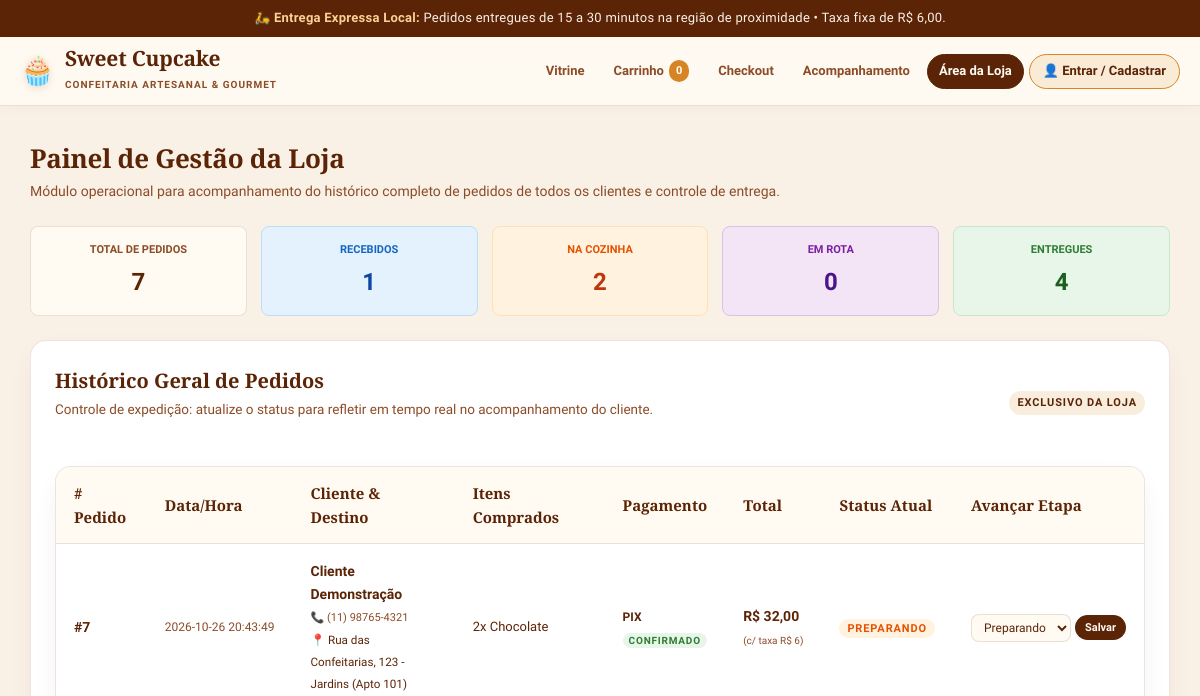
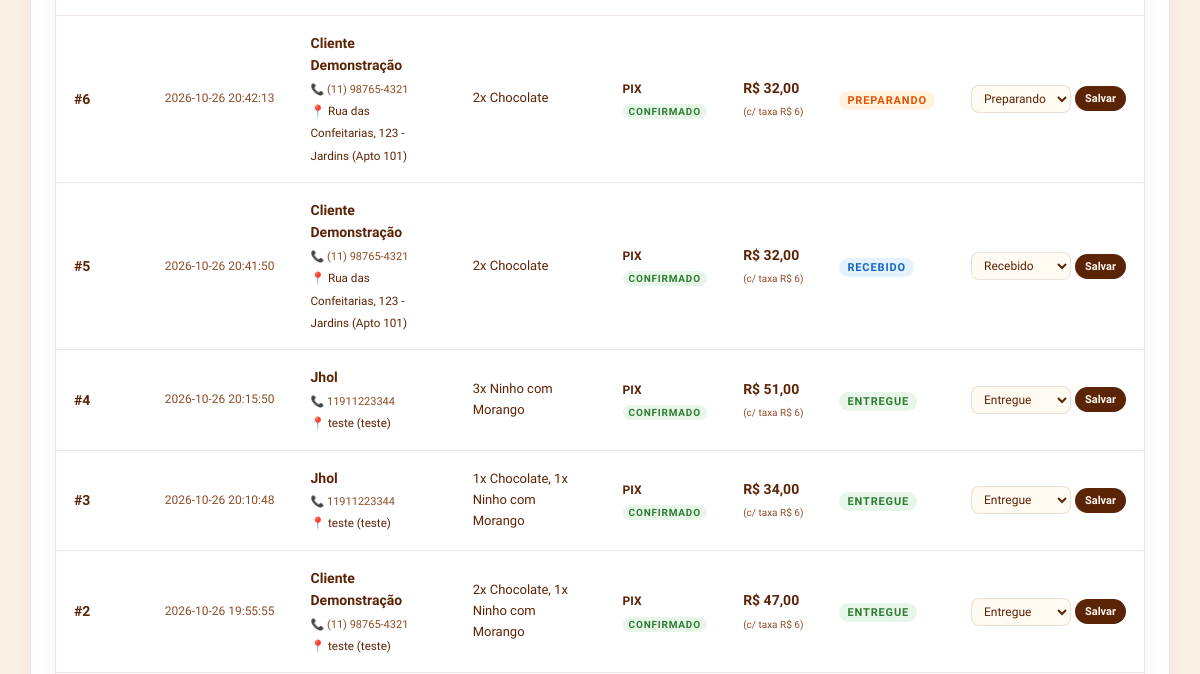
/operador (upper part), run on an earlier commit of the app's database (2 pictures, top to bottom).
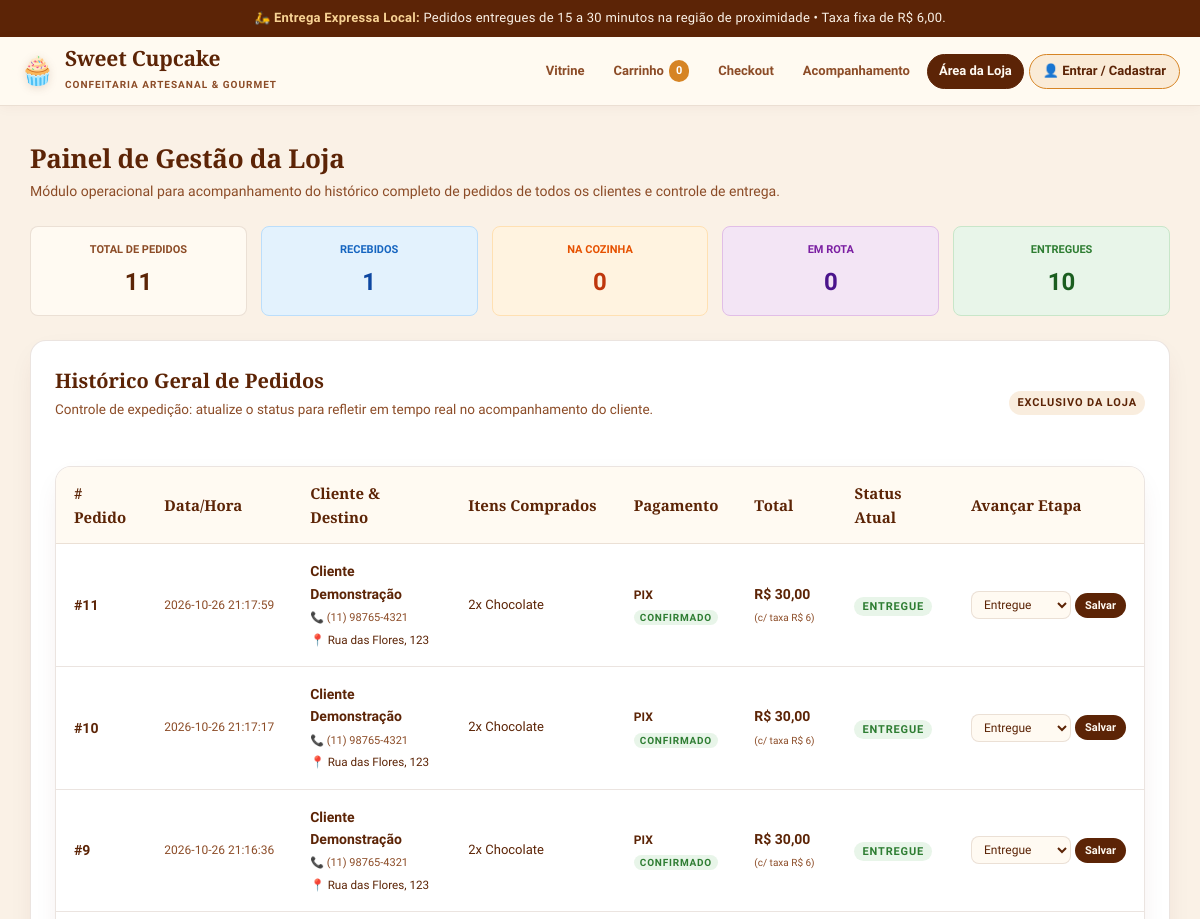
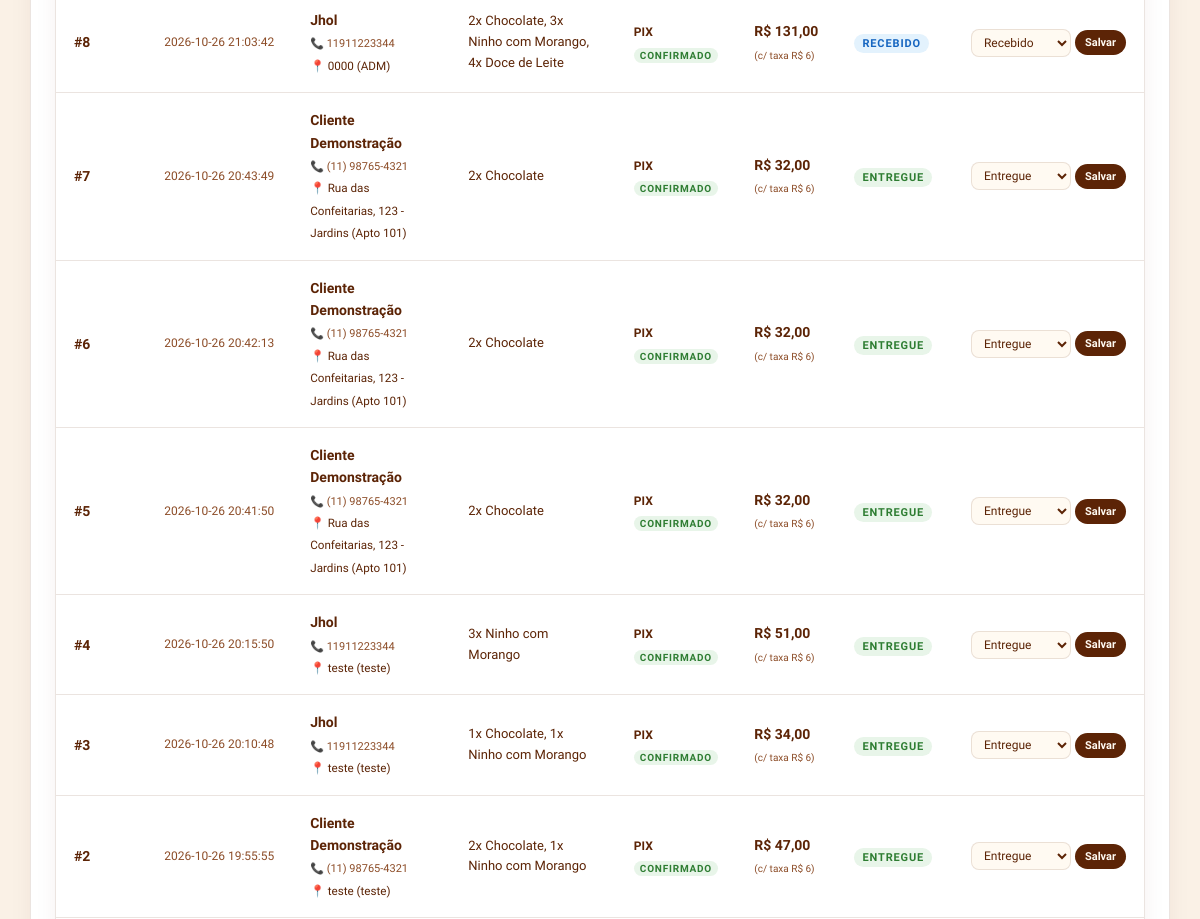
And on a later commit of the database (2 pictures, top to bottom).
### tables this page shows
CREATE TABLE pedidos (
    id INTEGER PRIMARY KEY AUTOINCREMENT,
    cliente_id INTEGER NOT NULL,
    data_pedido DATETIME DEFAULT CURRENT_TIMESTAMP,
    valor_produtos DECIMAL(10, 2) NOT NULL CHECK (valor_produtos >= 0),
    taxa_entrega DECIMAL(10, 2) NOT NULL DEFAULT 6.00 CHECK (taxa_entrega >= 0),
    valor_total DECIMAL(10, 2) NOT NULL CHECK (valor_total > 0),
    forma_pagamento VARCHAR(20) NOT NULL CHECK (forma_pagamento IN ('PIX', 'CARTAO_CREDITO')),
    status_pagamento VARCHAR(20) NOT NULL DEFAULT 'PENDENTE' CHECK (status_pagamento IN ('PENDENTE', 'CONFIRMADO', 'RECUSADO')),
    status_entrega VARCHAR(20) NOT NULL DEFAULT 'RECEBIDO' CHECK (status_entrega IN ('RECEBIDO', 'PREPARANDO', 'EM_ROTA', 'ENTREGUE')),
    endereco_entrega VARCHAR(255) NOT NULL,
    prazo_estimado VARCHAR(30) DEFAULT '15 a 30 minutos',
    observacoes TEXT,
    FOREIGN KEY (cliente_id) REFERENCES clientes(id) ON DELETE RESTRICT
);

CREATE TABLE clientes (
    id INTEGER PRIMARY KEY AUTOINCREMENT,
    nome VARCHAR(100) NOT NULL,
    email VARCHAR(120) NOT NULL UNIQUE,
    senha_hash VARCHAR(255) NOT NULL,
    telefone VARCHAR(20),
    endereco_padrao VARCHAR(255),
    criado_em DATETIME DEFAULT CURRENT_TIMESTAMP
);

### controllers/routes.py (the view)
@routes_bp.route('/operador')
def operador():
    pedidos = database.listar_todos_pedidos()
    return render_template('operador.html', pedidos=pedidos)

### models/database.py (called while the page is built)
def get_db_connection() -> sqlite3.Connection:
    conn = sqlite3.connect(DB_FILE)
    conn.execute("PRAGMA foreign_keys = ON;")
    conn.row_factory = sqlite3.Row
    return conn

def listar_todos_pedidos() -> List[Dict[str, Any]]:
    conn = get_db_connection()
    cursor = conn.cursor()
    cursor.execute(
        """
        SELECT p.*, c.nome as cliente_nome, c.telefone as cliente_telefone
        FROM pedidos p
        JOIN clientes c ON p.cliente_id = c.id
        ORDER BY p.id DESC;
        """
    )
    rows = cursor.fetchall()
    pedidos = [dict(r) for r in rows]
    for p in pedidos:
        cursor.execute(
            """
            SELECT ip.quantidade, prod.nome as produto_nome
            FROM itens_pedido ip
            JOIN produtos prod ON ip.produto_id = prod.id
            WHERE ip.pedido_id = ?;
            """,
            (p['id'],)
        )
        p['resumo_itens'] = ", ".join([f"{r['quantidade']}x {r['produto_nome']}" for r in cursor.fetchall()])
    conn.close()
    return pedidos

### templates/operador.html (shortened to what the changed rows need)
{% extends "base.html" %}
{% block content %}
<div class="section-title">
  <h2>Painel de Gestão da Loja</h2>
</div>
{% if pedidos %}
  {% set total_pedidos = pedidos|length %}
  {% set recebidos = pedidos|selectattr('status_entrega', 'equalto', 'RECEBIDO')|list|length %}
  {% set preparando = pedidos|selectattr('status_entrega', 'equalto', 'PREPARANDO')|list|length %}
  {% set em_rota = pedidos|selectattr('status_entrega', 'equalto', 'EM_ROTA')|list|length %}
  {% set entregues = pedidos|selectattr('status_entrega', 'equalto', 'ENTREGUE')|list|length %}
  <div style="display: grid; grid-template-columns: repeat(auto-fit, minmax(160px, 1fr)); gap: 14px; margin-bottom: 24px;">
    <div style="background: var(--bg-surface); padding: 14px; border-radius: var(--radius-sm); border: 1px solid var(--borda); text-align: center;">
      <p style="font-size: 11px; text-transform: uppercase; color: var(--marrom-medio); font-weight: 700;">Total de Pedidos</p>
      <h3 style="font-size: 24px; color: var(--chocolate); margin-top: 4px;">{{ total_pedidos }}</h3>
    </div>
    <div style="background: #e3f2fd; padding: 14px; border-radius: var(--radius-sm); border: 1px solid #bbdefb; text-align: center;">
      <p style="font-size: 11px; text-transform: uppercase; color: #1565c0; font-weight: 700;">Recebidos</p>
      <h3 style="font-size: 24px; color: #0d47a1; margin-top: 4px;">{{ recebidos }}</h3>
    </div>
    <div style="background: #fff3e0; padding: 14px; border-radius: var(--radius-sm); border: 1px solid #ffe0b2; text-align: center;">
      <p style="font-size: 11px; text-transform: uppercase; color: #e65100; font-weight: 700;">Na Cozinha</p>
      <h3 style="font-size: 24px; color: #bf360c; margin-top: 4px;">{{ preparando }}</h3>
    </div>
    <div style="background: #f3e5f5; padding: 14px; border-radius: var(--radius-sm); border: 1px solid #e1bee7; text-align: center;">
      <p style="font-size: 11px; text-transform: uppercase; color: #7b1fa2; font-weight: 700;">Em Rota</p>
      <h3 style="font-size: 24px; color: #4a148c; margin-top: 4px;">{{ em_rota }}</h3>
    </div>
    <div style="background: #e8f5e9; padding: 14px; border-radius: var(--radius-sm); border: 1px solid #c8e6c9; text-align: center;">
      <p style="font-size: 11px; text-transform: uppercase; color: #2e7d32; font-weight: 700;">Entregues</p>
      <h3 style="font-size: 24px; color: #1b5e20; margin-top: 4px;">{{ entregues }}</h3>
    </div>
  </div>
{% endif %}
<div class="card-cupcake" style="box-shadow: var(--sombra-card);">
  {% if not pedidos %}
    <div class="alert-box alert-info">
      Nenhum pedido foi realizado ainda no sistema.
    </div>
  {% else %}
    <div class="table-container" style="margin-top: 14px;">
      <table>
        <thead>
          <tr>
            <th># Pedido</th>
            <th>Data/Hora</th>
            <th>Cliente & Destino</th>
            <th>Itens Comprados</th>
            <th>Pagamento</th>
            <th>Total</th>
            <th>Status Atual</th>
            <th>Avançar Etapa</th>
          </tr>
        </thead>
        <tbody>
          {% for p in pedidos %}
          <tr>
            <td>
              <strong style="font-size: 14px; color: var(--chocolate);">#{{ p.id }}</strong>
            </td>
            <td style="font-size: 12px; color: var(--marrom-medio); white-space: nowrap;">
              {{ p.data_pedido }}
            </td>
            <td>
              <strong>{{ p.cliente_nome }}</strong><br>
              <span style="font-size: 11px; color: var(--marrom-medio);">📞 {{ p.cliente_telefone or 'Não informado' }}</span><br>
              <small style="color: var(--chocolate);">📍 {{ p.endereco_entrega }}</small>
            </td>
            <td style="font-size: 13px;">
              {{ p.resumo_itens }}
            </td>
            <td>
              <span style="font-size: 12px; font-weight: 600;">{{ p.forma_pagamento }}</span><br>
              <span class="stock-tag" style="background:#e8f5e9; color:#2e7d32; font-size:10px; padding: 2px 6px;">{{ p.status_pagamento }}</span>
            </td>
            <td style="white-space: nowrap;">
              <strong style="color: var(--chocolate); font-size: 14px;">R$ {{ "%.2f"|format(p.valor_total)|replace('.', ',') }}</strong><br>
              <small style="font-size: 10px; color: var(--marrom-medio);">(c/ taxa R$ 6)</small>
            </td>
            <td>
              {% if p.status_entrega == 'RECEBIDO' %}
                <span class="stock-tag" style="background:#e3f2fd; color:#1565c0; font-size: 11px;">Recebido</span>
              {% elif p.status_entrega == 'PREPARANDO' %}
                <span class="stock-tag" style="background:#fff3e0; color:#e65100; font-size: 11px;">Preparando</span>
              {% elif p.status_entrega == 'EM_ROTA' %}
                <span class="stock-tag" style="background:#f3e5f5; color:#7b1fa2; font-size: 11px;">Em Rota</span>
              {% else %}
                <span class="stock-tag" style="background:#e8f5e9; color:#2e7d32; font-size: 11px;">Entregue</span>
              {% endif %}
            </td>
            <td>
              <form action="{{ url_for('routes.mudar_status_pedido') }}" method="POST" style="display: flex; gap: 4px; align-items: center;">
                <select name="novo_status" class="form-control" style="padding: 5px 8px; font-size: 12px; width: auto;">
                  <option value="RECEBIDO" {% if p.status_entrega == 'RECEBIDO' %}selected{% endif %}>Recebido</option>
                  <option value="PREPARANDO" {% if p.status_entrega == 'PREPARANDO' %}selected{% endif %}>Preparando</option>
                  <option value="ENTREGUE" {% if p.status_entrega == 'ENTREGUE' %}selected{% endif %}>Entregue</option>
                </select>
                <button type="submit" class="btn btn-chocolate" style="font-size: 11px; padding: 6px 10px;">Salvar</button>
              </form>
            </td>
          </tr>
          {% endfor %}
        </tbody>
      </table>
    </div>
  {% endif %}
</div>
{% endblock %}

What changed in the data, as far as the page shows it:
added pedidos: id "11", data_pedido "2026-10-26 21:17:59", cliente_nome "Cliente Demonstração", telefone "(11) 98765-4321", endereco_entrega "Rua das Flores, 123", resumo_itens "2x Chocolate", forma_pagamento "PIX", status_pagamento "CONFIRMADO", valor_total "30,00", shows "ENTREGUE", novo_status "Entregue"
added pedidos: id "10", data_pedido "2026-10-26 21:17:17", cliente_nome "Cliente Demonstração", telefone "(11) 98765-4321", endereco_entrega "Rua das Flores, 123", resumo_itens "2x Chocolate", forma_pagamento "PIX", status_pagamento "CONFIRMADO", valor_total "30,00", shows "ENTREGUE", novo_status "Entregue"
added pedidos: id "9", data_pedido "2026-10-26 21:16:36", cliente_nome "Cliente Demonstração", telefone "(11) 98765-4321", endereco_entrega "Rua das Flores, 123", resumo_itens "2x Chocolate", forma_pagamento "PIX", status_pagamento "CONFIRMADO", valor_total "30,00", shows "ENTREGUE", novo_status "Entregue"
added pedidos: id "8", data_pedido "2026-10-26 21:03:42", cliente_nome "Jhol", telefone "11911223344", endereco_entrega "0000 (ADM)", resumo_itens "2x Chocolate, 3x Ninho com Morango, 4x Doce de Leite", forma_pagamento "PIX", status_pagamento "CONFIRMADO", valor_total "131,00", shows "RECEBIDO", novo_status "Recebido"
changed pedidos id 7: novo_status "Preparando" → "Entregue"; status_entrega "PREPARANDO" → "ENTREGUE"
changed pedidos id 6: novo_status "Preparando" → "Entregue"; status_entrega "PREPARANDO" → "ENTREGUE"
changed pedidos id 5: novo_status "Recebido" → "Entregue"; status_entrega "RECEBIDO" → "ENTREGUE"
Also different on the page:
{{ total_pedidos }}: "7" → "11"
{{ preparando }}: "2" → "0"
{{ entregues }}: "4" → "10"
